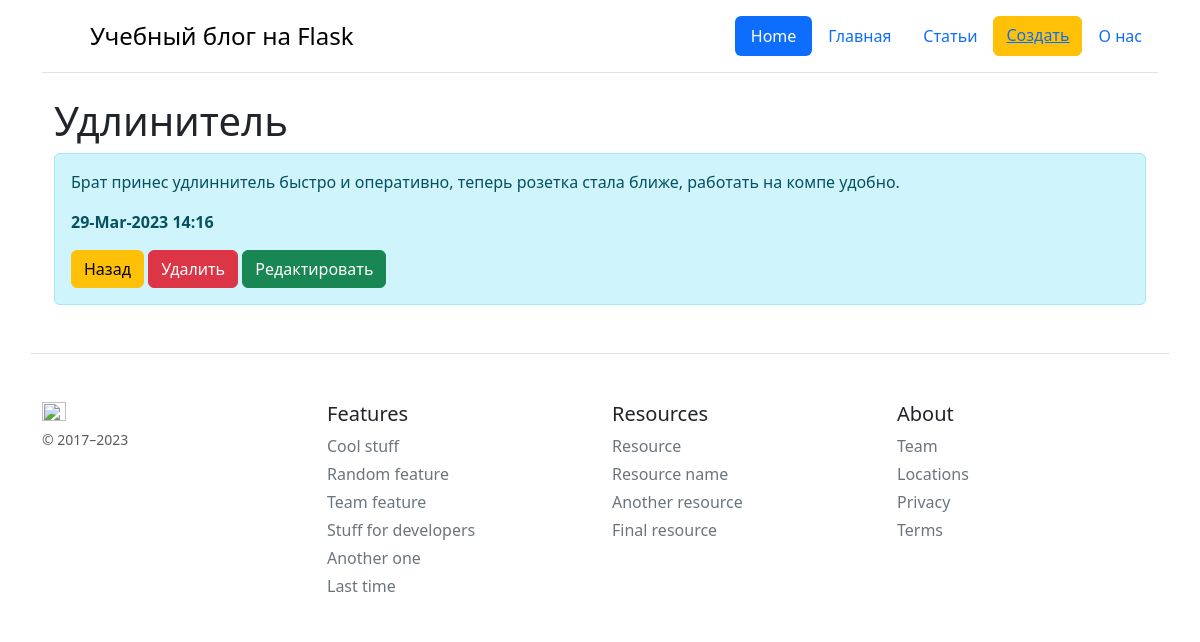
/posts/13, run on the app's committed database.
### app.py (models this page shows, shortened)
class Article(db.Model):
    id = db.Column(db.Integer, primary_key=True)
    title = db.Column(db.String(100), nullable=False)
    intro = db.Column(db.String(300), nullable=False)
    text = db.Column(db.Text, nullable=False)
    utc = tz.tzutc()
    local = tz.tzlocal()
    utc_now = datetime.utcnow()
    utc_now = utc_now.replace(tzinfo=utc)
    local_now = utc_now.astimezone(local)
    date = db.Column(db.DateTime, default=local_now)

### app.py (the view)
@app.route('/posts/<int:id>')
def post_detail(id):
    article = Article.query.get(id)
    return render_template("post_detail.html", article=article)

### templates/post_detail.html (shortened to what this page needs)
{% extends 'base.html' %}
{% block body %}
<div class="container">
    <H1>{{ article.title }}</H1>
    <div class="alert alert-info">
        <p>{{ article.text }}</p>
        <p><b>{{ article.date.strftime("%d-%b-%Y %H:%M") }} </b></p>
        <a href="/posts" class="btn btn-warning">Назад</a>
        <a href="/posts/{{ article.id }}/delete" class="btn btn-danger">Удалить</a>
        <a href="/posts/{{ article.id }}/update" class="btn btn-success">Редактировать</a>
    </div>
</div>
{% endblock %}

### data on the page
Article: title "Удлинитель", text "Брат принес удлиннитель быстро и оперативно, теперь розетка стала ближе, работать на компе удобно.", date "29-Mar-2023 14:16"
